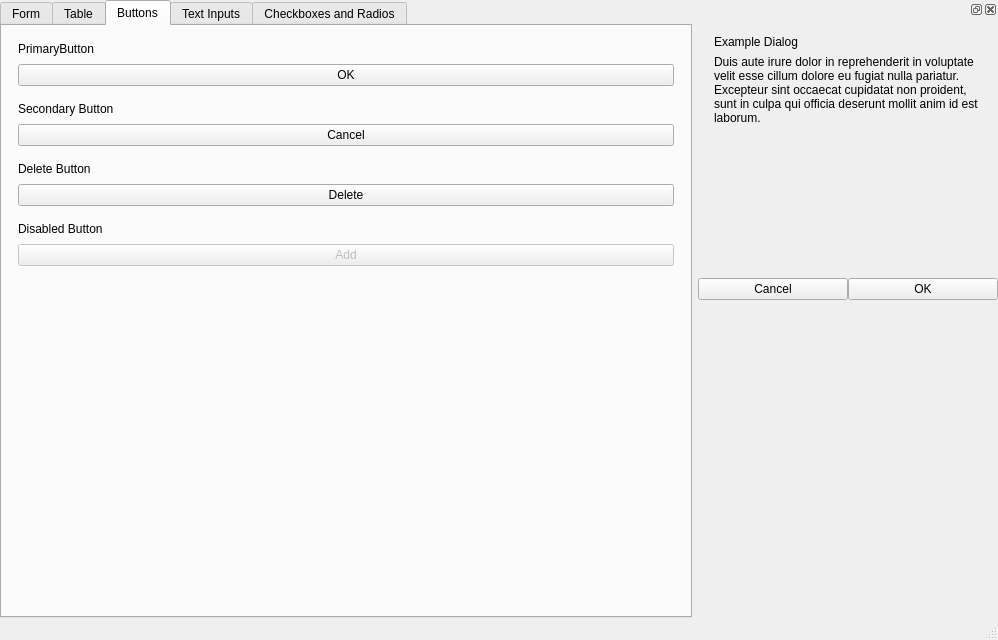
<?xml version="1.0" encoding="UTF-8"?>
<ui version="4.0">
 <class>MainWindow</class>
 <widget class="QMainWindow" name="MainWindow">
  <property name="geometry">
   <rect>
    <x>0</x>
    <y>0</y>
    <width>998</width>
    <height>640</height>
   </rect>
  </property>
  <property name="sizePolicy">
   <sizepolicy hsizetype="Preferred" vsizetype="Expanding">
    <horstretch>0</horstretch>
    <verstretch>0</verstretch>
   </sizepolicy>
  </property>
  <property name="windowTitle">
   <string>MainWindow</string>
  </property>
  <property name="statusTip">
   <string>This is a status tip</string>
  </property>
  <property name="styleSheet">
   <string notr="true">/* QSS */</string>
  </property>
  <widget class="QWidget" name="centralwidget">
   <property name="autoFillBackground">
    <bool>true</bool>
   </property>
   <layout class="QVBoxLayout" name="verticalLayout">
    <property name="spacing">
     <number>0</number>
    </property>
    <property name="leftMargin">
     <number>0</number>
    </property>
    <property name="topMargin">
     <number>0</number>
    </property>
    <property name="rightMargin">
     <number>0</number>
    </property>
    <property name="bottomMargin">
     <number>0</number>
    </property>
    <item>
     <widget class="QTabWidget" name="tabWidget">
      <property name="statusTip">
       <string/>
      </property>
      <property name="autoFillBackground">
       <bool>true</bool>
      </property>
      <property name="tabPosition">
       <enum>QTabWidget::North</enum>
      </property>
      <property name="tabShape">
       <enum>QTabWidget::Rounded</enum>
      </property>
      <property name="currentIndex">
       <number>2</number>
      </property>
      <property name="usesScrollButtons">
       <bool>false</bool>
      </property>
      <property name="documentMode">
       <bool>false</bool>
      </property>
      <property name="tabsClosable">
       <bool>false</bool>
      </property>
      <property name="movable">
       <bool>true</bool>
      </property>
      <property name="tabBarAutoHide">
       <bool>false</bool>
      </property>
      <widget class="QWidget" name="tab_4">
       <attribute name="title">
        <string>Form</string>
       </attribute>
       <layout class="QVBoxLayout" name="verticalLayout_19">
        <property name="spacing">
         <number>0</number>
        </property>
        <property name="leftMargin">
         <number>0</number>
        </property>
        <property name="topMargin">
         <number>0</number>
        </property>
        <property name="rightMargin">
         <number>0</number>
        </property>
        <property name="bottomMargin">
         <number>0</number>
        </property>
        <item>
         <widget class="QWidget" name="widget_11" native="true">
          <layout class="QFormLayout" name="formLayout">
           <property name="fieldGrowthPolicy">
            <enum>QFormLayout::AllNonFixedFieldsGrow</enum>
           </property>
           <property name="labelAlignment">
            <set>Qt::AlignCenter</set>
           </property>
           <property name="formAlignment">
            <set>Qt::AlignHCenter|Qt::AlignTop</set>
           </property>
           <property name="horizontalSpacing">
            <number>8</number>
           </property>
           <property name="verticalSpacing">
            <number>8</number>
           </property>
           <property name="leftMargin">
            <number>16</number>
           </property>
           <property name="topMargin">
            <number>16</number>
           </property>
           <property name="rightMargin">
            <number>16</number>
           </property>
           <property name="bottomMargin">
            <number>16</number>
           </property>
           <item row="0" column="0">
            <widget class="QLabel" name="label_16">
             <property name="text">
              <string>TextLabel</string>
             </property>
            </widget>
           </item>
           <item row="0" column="1">
            <widget class="QLineEdit" name="lineEdit_3"/>
           </item>
           <item row="1" column="0">
            <widget class="QLabel" name="label_17">
             <property name="text">
              <string>TextLabel</string>
             </property>
            </widget>
           </item>
           <item row="1" column="1">
            <widget class="QComboBox" name="comboBox"/>
           </item>
           <item row="2" column="1">
            <widget class="QSpinBox" name="spinBox_2"/>
           </item>
           <item row="2" column="0">
            <widget class="QLabel" name="label_18">
             <property name="text">
              <string>TextLabel</string>
             </property>
            </widget>
           </item>
           <item row="3" column="1">
            <widget class="QLineEdit" name="lineEdit_4"/>
           </item>
           <item row="3" column="0">
            <widget class="QLabel" name="label_19">
             <property name="text">
              <string>TextLabel</string>
             </property>
            </widget>
           </item>
           <item row="4" column="1">
            <widget class="QPushButton" name="pushButton_5">
             <property name="text">
              <string>PushButton</string>
             </property>
            </widget>
           </item>
          </layout>
         </widget>
        </item>
       </layout>
      </widget>
      <widget class="QWidget" name="tab_5">
       <attribute name="title">
        <string>Table</string>
       </attribute>
       <layout class="QVBoxLayout" name="verticalLayout_20">
        <property name="leftMargin">
         <number>16</number>
        </property>
        <property name="topMargin">
         <number>16</number>
        </property>
        <property name="rightMargin">
         <number>16</number>
        </property>
        <property name="bottomMargin">
         <number>16</number>
        </property>
        <item>
         <widget class="QTableWidget" name="tableWidget">
          <property name="showGrid">
           <bool>false</bool>
          </property>
          <property name="gridStyle">
           <enum>Qt::SolidLine</enum>
          </property>
          <property name="sortingEnabled">
           <bool>true</bool>
          </property>
          <attribute name="horizontalHeaderStretchLastSection">
           <bool>true</bool>
          </attribute>
          <attribute name="verticalHeaderVisible">
           <bool>false</bool>
          </attribute>
          <attribute name="verticalHeaderStretchLastSection">
           <bool>false</bool>
          </attribute>
          <row>
           <property name="text">
            <string>New Row</string>
           </property>
          </row>
          <row>
           <property name="text">
            <string>New Row</string>
           </property>
          </row>
          <row>
           <property name="text">
            <string>New Row</string>
           </property>
          </row>
          <column>
           <property name="text">
            <string>New Column</string>
           </property>
          </column>
          <column>
           <property name="text">
            <string>New Column</string>
           </property>
          </column>
          <column>
           <property name="text">
            <string>New Column</string>
           </property>
          </column>
         </widget>
        </item>
        <item>
         <spacer name="verticalSpacer_5">
          <property name="orientation">
           <enum>Qt::Vertical</enum>
          </property>
          <property name="sizeHint" stdset="0">
           <size>
            <width>20</width>
            <height>40</height>
           </size>
          </property>
         </spacer>
        </item>
       </layout>
      </widget>
      <widget class="QWidget" name="tab">
       <attribute name="title">
        <string>Buttons</string>
       </attribute>
       <layout class="QVBoxLayout" name="verticalLayout_2">
        <property name="spacing">
         <number>0</number>
        </property>
        <property name="leftMargin">
         <number>0</number>
        </property>
        <property name="topMargin">
         <number>0</number>
        </property>
        <property name="rightMargin">
         <number>0</number>
        </property>
        <property name="bottomMargin">
         <number>0</number>
        </property>
        <item>
         <widget class="QWidget" name="item_2" native="true">
          <layout class="QVBoxLayout" name="verticalLayout_4">
           <property name="spacing">
            <number>8</number>
           </property>
           <property name="sizeConstraint">
            <enum>QLayout::SetDefaultConstraint</enum>
           </property>
           <property name="leftMargin">
            <number>16</number>
           </property>
           <property name="topMargin">
            <number>16</number>
           </property>
           <property name="rightMargin">
            <number>16</number>
           </property>
           <property name="bottomMargin">
            <number>0</number>
           </property>
           <item>
            <widget class="QLabel" name="label">
             <property name="text">
              <string>PrimaryButton</string>
             </property>
            </widget>
           </item>
           <item>
            <widget class="QPushButton" name="pushButton">
             <property name="text">
              <string>OK</string>
             </property>
             <property name="default">
              <bool>false</bool>
             </property>
            </widget>
           </item>
          </layout>
         </widget>
        </item>
        <item>
         <widget class="QWidget" name="item_3" native="true">
          <layout class="QVBoxLayout" name="verticalLayout_10">
           <property name="spacing">
            <number>8</number>
           </property>
           <property name="sizeConstraint">
            <enum>QLayout::SetDefaultConstraint</enum>
           </property>
           <property name="leftMargin">
            <number>16</number>
           </property>
           <property name="topMargin">
            <number>16</number>
           </property>
           <property name="rightMargin">
            <number>16</number>
           </property>
           <property name="bottomMargin">
            <number>0</number>
           </property>
           <item>
            <widget class="QLabel" name="label_6">
             <property name="text">
              <string>Secondary Button</string>
             </property>
            </widget>
           </item>
           <item>
            <widget class="QPushButton" name="pushButton_2">
             <property name="text">
              <string>Cancel</string>
             </property>
             <property name="default">
              <bool>false</bool>
             </property>
            </widget>
           </item>
          </layout>
         </widget>
        </item>
        <item>
         <widget class="QWidget" name="item_4" native="true">
          <layout class="QVBoxLayout" name="verticalLayout_13">
           <property name="spacing">
            <number>8</number>
           </property>
           <property name="sizeConstraint">
            <enum>QLayout::SetDefaultConstraint</enum>
           </property>
           <property name="leftMargin">
            <number>16</number>
           </property>
           <property name="topMargin">
            <number>16</number>
           </property>
           <property name="rightMargin">
            <number>16</number>
           </property>
           <property name="bottomMargin">
            <number>0</number>
           </property>
           <item>
            <widget class="QLabel" name="label_9">
             <property name="text">
              <string>Delete Button</string>
             </property>
            </widget>
           </item>
           <item>
            <widget class="QPushButton" name="pushButton_3">
             <property name="text">
              <string>Delete</string>
             </property>
             <property name="default">
              <bool>false</bool>
             </property>
            </widget>
           </item>
          </layout>
         </widget>
        </item>
        <item>
         <widget class="QWidget" name="item_5" native="true">
          <layout class="QVBoxLayout" name="verticalLayout_15">
           <property name="spacing">
            <number>8</number>
           </property>
           <property name="sizeConstraint">
            <enum>QLayout::SetDefaultConstraint</enum>
           </property>
           <property name="leftMargin">
            <number>16</number>
           </property>
           <property name="topMargin">
            <number>16</number>
           </property>
           <property name="rightMargin">
            <number>16</number>
           </property>
           <property name="bottomMargin">
            <number>0</number>
           </property>
           <item>
            <widget class="QLabel" name="label_12">
             <property name="text">
              <string>Disabled Button</string>
             </property>
            </widget>
           </item>
           <item>
            <widget class="QPushButton" name="pushButton_4">
             <property name="enabled">
              <bool>false</bool>
             </property>
             <property name="text">
              <string>Add</string>
             </property>
             <property name="checkable">
              <bool>false</bool>
             </property>
             <property name="default">
              <bool>false</bool>
             </property>
            </widget>
           </item>
          </layout>
         </widget>
        </item>
        <item>
         <spacer name="verticalSpacer">
          <property name="orientation">
           <enum>Qt::Vertical</enum>
          </property>
          <property name="sizeHint" stdset="0">
           <size>
            <width>20</width>
            <height>40</height>
           </size>
          </property>
         </spacer>
        </item>
       </layout>
      </widget>
      <widget class="QWidget" name="tab_2">
       <attribute name="title">
        <string>Text Inputs</string>
       </attribute>
       <layout class="QVBoxLayout" name="verticalLayout_5">
        <property name="spacing">
         <number>0</number>
        </property>
        <property name="leftMargin">
         <number>0</number>
        </property>
        <property name="topMargin">
         <number>0</number>
        </property>
        <property name="rightMargin">
         <number>0</number>
        </property>
        <property name="bottomMargin">
         <number>0</number>
        </property>
        <item>
         <widget class="QWidget" name="widget" native="true">
          <layout class="QVBoxLayout" name="verticalLayout_6">
           <property name="spacing">
            <number>8</number>
           </property>
           <property name="leftMargin">
            <number>16</number>
           </property>
           <property name="topMargin">
            <number>16</number>
           </property>
           <property name="rightMargin">
            <number>16</number>
           </property>
           <property name="bottomMargin">
            <number>16</number>
           </property>
           <item>
            <widget class="QLabel" name="label_2">
             <property name="text">
              <string>Line Edit</string>
             </property>
            </widget>
           </item>
           <item>
            <widget class="QLineEdit" name="lineEdit">
             <property name="statusTip">
              <string>status for QLineEdit</string>
             </property>
             <property name="whatsThis">
              <string>whatsthis for QLineEdit</string>
             </property>
             <property name="placeholderText">
              <string>Placeholder for QLineEdit</string>
             </property>
            </widget>
           </item>
          </layout>
         </widget>
        </item>
        <item>
         <widget class="QWidget" name="widget_3" native="true">
          <layout class="QVBoxLayout" name="verticalLayout_8">
           <property name="spacing">
            <number>8</number>
           </property>
           <property name="leftMargin">
            <number>16</number>
           </property>
           <property name="topMargin">
            <number>0</number>
           </property>
           <property name="rightMargin">
            <number>16</number>
           </property>
           <property name="bottomMargin">
            <number>16</number>
           </property>
           <item>
            <widget class="QLabel" name="label_4">
             <property name="text">
              <string>Plain Text edit</string>
             </property>
            </widget>
           </item>
           <item>
            <widget class="QPlainTextEdit" name="plainTextEdit"/>
           </item>
          </layout>
         </widget>
        </item>
        <item>
         <widget class="QWidget" name="widget_4" native="true">
          <layout class="QVBoxLayout" name="verticalLayout_9">
           <property name="spacing">
            <number>8</number>
           </property>
           <property name="leftMargin">
            <number>16</number>
           </property>
           <property name="topMargin">
            <number>0</number>
           </property>
           <property name="rightMargin">
            <number>16</number>
           </property>
           <property name="bottomMargin">
            <number>16</number>
           </property>
           <item>
            <widget class="QLabel" name="label_5">
             <property name="text">
              <string>Combo Box</string>
             </property>
            </widget>
           </item>
           <item>
            <widget class="QComboBox" name="comboBox_2">
             <item>
              <property name="text">
               <string>Item One</string>
              </property>
             </item>
             <item>
              <property name="text">
               <string>Item Two</string>
              </property>
             </item>
             <item>
              <property name="text">
               <string>Item Three</string>
              </property>
             </item>
            </widget>
           </item>
          </layout>
         </widget>
        </item>
        <item>
         <widget class="QWidget" name="widget_2" native="true">
          <layout class="QVBoxLayout" name="verticalLayout_7">
           <property name="spacing">
            <number>8</number>
           </property>
           <property name="leftMargin">
            <number>16</number>
           </property>
           <property name="topMargin">
            <number>0</number>
           </property>
           <property name="rightMargin">
            <number>16</number>
           </property>
           <property name="bottomMargin">
            <number>16</number>
           </property>
           <item>
            <widget class="QLabel" name="label_3">
             <property name="text">
              <string>Spin Box</string>
             </property>
            </widget>
           </item>
           <item>
            <widget class="QSpinBox" name="spinBox"/>
           </item>
          </layout>
         </widget>
        </item>
        <item>
         <widget class="QWidget" name="widget_6" native="true">
          <layout class="QVBoxLayout" name="verticalLayout_11">
           <property name="spacing">
            <number>8</number>
           </property>
           <property name="leftMargin">
            <number>16</number>
           </property>
           <property name="topMargin">
            <number>0</number>
           </property>
           <property name="rightMargin">
            <number>16</number>
           </property>
           <property name="bottomMargin">
            <number>16</number>
           </property>
           <item>
            <widget class="QLabel" name="label_7">
             <property name="text">
              <string>Time Edit</string>
             </property>
            </widget>
           </item>
           <item>
            <widget class="QTimeEdit" name="timeEdit"/>
           </item>
          </layout>
         </widget>
        </item>
        <item>
         <widget class="QWidget" name="widget_7" native="true">
          <layout class="QVBoxLayout" name="verticalLayout_12">
           <property name="spacing">
            <number>8</number>
           </property>
           <property name="leftMargin">
            <number>16</number>
           </property>
           <property name="topMargin">
            <number>0</number>
           </property>
           <property name="rightMargin">
            <number>16</number>
           </property>
           <property name="bottomMargin">
            <number>16</number>
           </property>
           <item>
            <widget class="QLabel" name="label_8">
             <property name="text">
              <string>Date / Time Edit</string>
             </property>
            </widget>
           </item>
           <item>
            <widget class="QDateTimeEdit" name="dateTimeEdit"/>
           </item>
          </layout>
         </widget>
        </item>
        <item>
         <widget class="QWidget" name="widget_8" native="true">
          <property name="enabled">
           <bool>true</bool>
          </property>
          <layout class="QVBoxLayout" name="verticalLayout_16">
           <property name="spacing">
            <number>8</number>
           </property>
           <property name="leftMargin">
            <number>16</number>
           </property>
           <property name="topMargin">
            <number>0</number>
           </property>
           <property name="rightMargin">
            <number>16</number>
           </property>
           <property name="bottomMargin">
            <number>16</number>
           </property>
           <item>
            <widget class="QLabel" name="label_13">
             <property name="text">
              <string>Line Edit</string>
             </property>
            </widget>
           </item>
           <item>
            <widget class="QLineEdit" name="lineEdit_2">
             <property name="enabled">
              <bool>false</bool>
             </property>
             <property name="statusTip">
              <string>status for QLineEdit</string>
             </property>
             <property name="whatsThis">
              <string>whatsthis for QLineEdit</string>
             </property>
             <property name="text">
              <string>test</string>
             </property>
             <property name="placeholderText">
              <string>Placeholder for QLineEdit</string>
             </property>
            </widget>
           </item>
          </layout>
         </widget>
        </item>
        <item>
         <spacer name="verticalSpacer_2">
          <property name="orientation">
           <enum>Qt::Vertical</enum>
          </property>
          <property name="sizeHint" stdset="0">
           <size>
            <width>20</width>
            <height>56</height>
           </size>
          </property>
         </spacer>
        </item>
       </layout>
      </widget>
      <widget class="QWidget" name="tab_3">
       <attribute name="title">
        <string>Checkboxes and Radios</string>
       </attribute>
       <layout class="QVBoxLayout" name="verticalLayout_14">
        <property name="spacing">
         <number>0</number>
        </property>
        <property name="leftMargin">
         <number>0</number>
        </property>
        <property name="topMargin">
         <number>0</number>
        </property>
        <property name="rightMargin">
         <number>0</number>
        </property>
        <property name="bottomMargin">
         <number>0</number>
        </property>
        <item>
         <widget class="QWidget" name="widget_5" native="true">
          <layout class="QVBoxLayout" name="verticalLayout_3">
           <property name="spacing">
            <number>16</number>
           </property>
           <property name="leftMargin">
            <number>16</number>
           </property>
           <property name="topMargin">
            <number>16</number>
           </property>
           <property name="rightMargin">
            <number>16</number>
           </property>
           <property name="bottomMargin">
            <number>16</number>
           </property>
           <item>
            <widget class="QLabel" name="label_10">
             <property name="text">
              <string>RadioButton</string>
             </property>
            </widget>
           </item>
           <item>
            <widget class="QRadioButton" name="radioButton">
             <property name="text">
              <string>checkable</string>
             </property>
            </widget>
           </item>
           <item>
            <widget class="QRadioButton" name="radioButton_3">
             <property name="text">
              <string>default checked</string>
             </property>
             <property name="checkable">
              <bool>true</bool>
             </property>
             <property name="checked">
              <bool>true</bool>
             </property>
            </widget>
           </item>
           <item>
            <widget class="QRadioButton" name="radioButton_2">
             <property name="enabled">
              <bool>false</bool>
             </property>
             <property name="text">
              <string>not clickable</string>
             </property>
             <property name="checkable">
              <bool>false</bool>
             </property>
            </widget>
           </item>
           <item>
            <widget class="QLabel" name="label_11">
             <property name="text">
              <string>Checkbox</string>
             </property>
            </widget>
           </item>
           <item>
            <widget class="QCheckBox" name="checkBox_2">
             <property name="text">
              <string>CheckBox</string>
             </property>
            </widget>
           </item>
           <item>
            <widget class="QCheckBox" name="checkBox">
             <property name="text">
              <string>CheckBox</string>
             </property>
             <property name="checked">
              <bool>true</bool>
             </property>
            </widget>
           </item>
           <item>
            <widget class="QCheckBox" name="checkBox_3">
             <property name="enabled">
              <bool>false</bool>
             </property>
             <property name="text">
              <string>CheckBox</string>
             </property>
             <property name="checkable">
              <bool>false</bool>
             </property>
             <property name="checked">
              <bool>false</bool>
             </property>
             <property name="tristate">
              <bool>true</bool>
             </property>
            </widget>
           </item>
          </layout>
         </widget>
        </item>
        <item>
         <spacer name="verticalSpacer_3">
          <property name="orientation">
           <enum>Qt::Vertical</enum>
          </property>
          <property name="sizeHint" stdset="0">
           <size>
            <width>20</width>
            <height>308</height>
           </size>
          </property>
         </spacer>
        </item>
       </layout>
      </widget>
     </widget>
    </item>
   </layout>
  </widget>
  <widget class="QMenuBar" name="menubar">
   <property name="geometry">
    <rect>
     <x>0</x>
     <y>0</y>
     <width>998</width>
     <height>22</height>
    </rect>
   </property>
   <property name="defaultUp">
    <bool>true</bool>
   </property>
   <property name="nativeMenuBar">
    <bool>false</bool>
   </property>
  </widget>
  <widget class="QStatusBar" name="statusbar"/>
  <widget class="QDockWidget" name="dockWidget_2">
   <property name="minimumSize">
    <size>
     <width>300</width>
     <height>300</height>
    </size>
   </property>
   <property name="maximumSize">
    <size>
     <width>0</width>
     <height>0</height>
    </size>
   </property>
   <property name="floating">
    <bool>false</bool>
   </property>
   <attribute name="dockWidgetArea">
    <number>2</number>
   </attribute>
   <widget class="QWidget" name="dockWidgetContents_2">
    <layout class="QVBoxLayout" name="verticalLayout_17">
     <property name="spacing">
      <number>0</number>
     </property>
     <property name="leftMargin">
      <number>0</number>
     </property>
     <property name="topMargin">
      <number>0</number>
     </property>
     <property name="rightMargin">
      <number>0</number>
     </property>
     <property name="bottomMargin">
      <number>0</number>
     </property>
     <item>
      <widget class="QWidget" name="widget_10" native="true">
       <property name="sizePolicy">
        <sizepolicy hsizetype="Preferred" vsizetype="Maximum">
         <horstretch>0</horstretch>
         <verstretch>0</verstretch>
        </sizepolicy>
       </property>
       <layout class="QVBoxLayout" name="verticalLayout_18">
        <property name="leftMargin">
         <number>16</number>
        </property>
        <property name="topMargin">
         <number>16</number>
        </property>
        <property name="rightMargin">
         <number>16</number>
        </property>
        <property name="bottomMargin">
         <number>16</number>
        </property>
        <item>
         <widget class="QLabel" name="label_14">
          <property name="text">
           <string>Example Dialog</string>
          </property>
         </widget>
        </item>
        <item>
         <widget class="QLabel" name="label_15">
          <property name="maximumSize">
           <size>
            <width>300</width>
            <height>300</height>
           </size>
          </property>
          <property name="text">
           <string>Duis aute irure dolor in reprehenderit in voluptate velit esse cillum dolore eu fugiat nulla pariatur. Excepteur sint occaecat cupidatat non proident, sunt in culpa qui officia deserunt mollit anim id est laborum.</string>
          </property>
          <property name="textFormat">
           <enum>Qt::RichText</enum>
          </property>
          <property name="scaledContents">
           <bool>false</bool>
          </property>
          <property name="wordWrap">
           <bool>true</bool>
          </property>
          <property name="indent">
           <number>0</number>
          </property>
          <property name="openExternalLinks">
           <bool>false</bool>
          </property>
          <property name="buddy">
           <cstring>asdasd</cstring>
          </property>
         </widget>
        </item>
       </layout>
      </widget>
     </item>
     <item>
      <spacer name="verticalSpacer_4">
       <property name="orientation">
        <enum>Qt::Vertical</enum>
       </property>
       <property name="sizeHint" stdset="0">
        <size>
         <width>20</width>
         <height>63</height>
        </size>
       </property>
      </spacer>
     </item>
     <item>
      <widget class="QWidget" name="widget_9" native="true">
       <layout class="QHBoxLayout" name="horizontalLayout_2">
        <property name="spacing">
         <number>0</number>
        </property>
        <property name="leftMargin">
         <number>0</number>
        </property>
        <property name="topMargin">
         <number>48</number>
        </property>
        <property name="rightMargin">
         <number>0</number>
        </property>
        <property name="bottomMargin">
         <number>0</number>
        </property>
        <item>
         <widget class="QPushButton" name="pushButton_6">
          <property name="text">
           <string>Cancel</string>
          </property>
          <property name="default">
           <bool>false</bool>
          </property>
         </widget>
        </item>
        <item>
         <widget class="QPushButton" name="pushButton_7">
          <property name="text">
           <string>OK</string>
          </property>
          <property name="default">
           <bool>false</bool>
          </property>
         </widget>
        </item>
       </layout>
      </widget>
     </item>
    </layout>
   </widget>
  </widget>
 </widget>
 <resources>
  <include location="demo.qrc"/>
 </resources>
 <connections/>
</ui>
